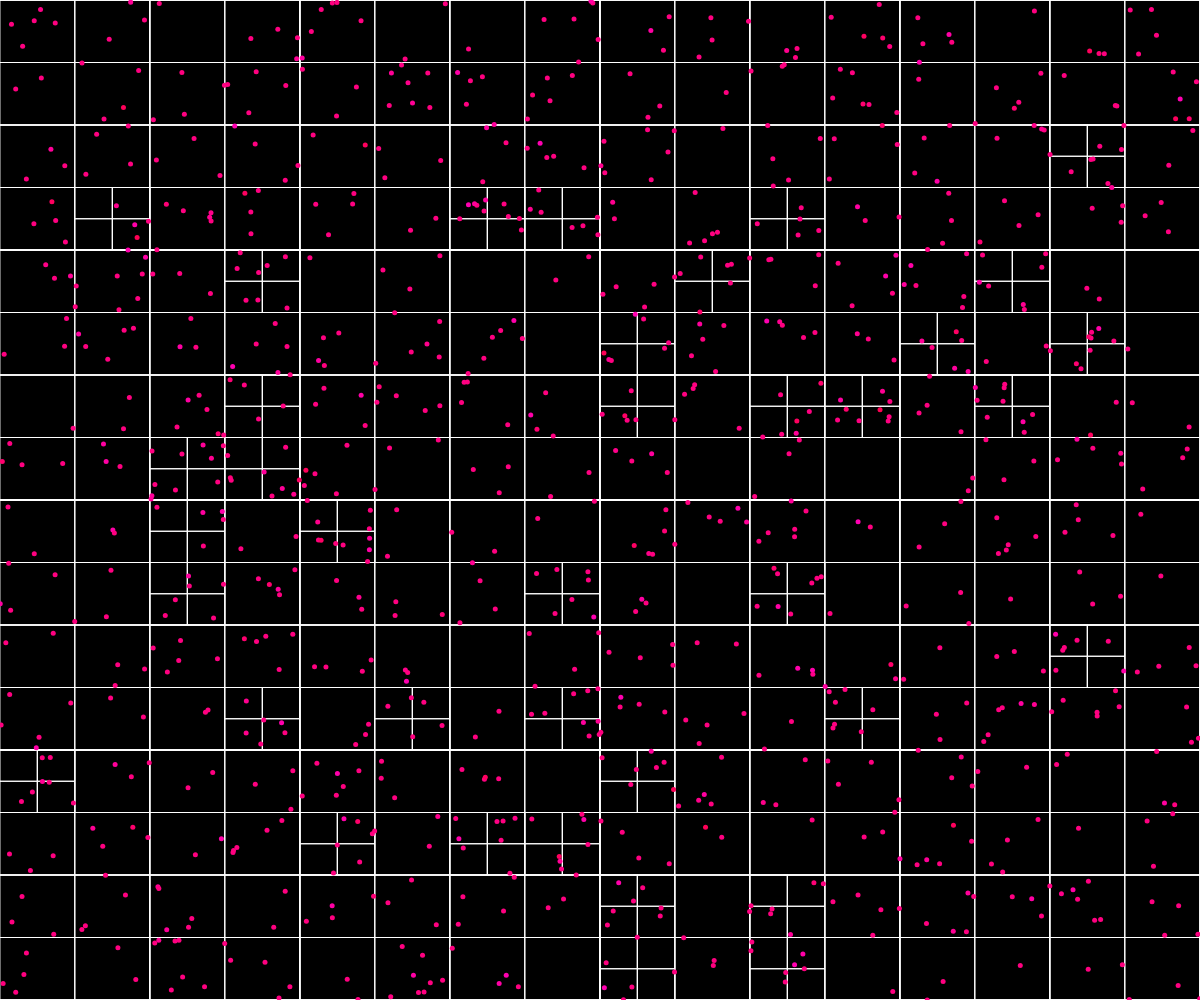
Frame 1 (no input)
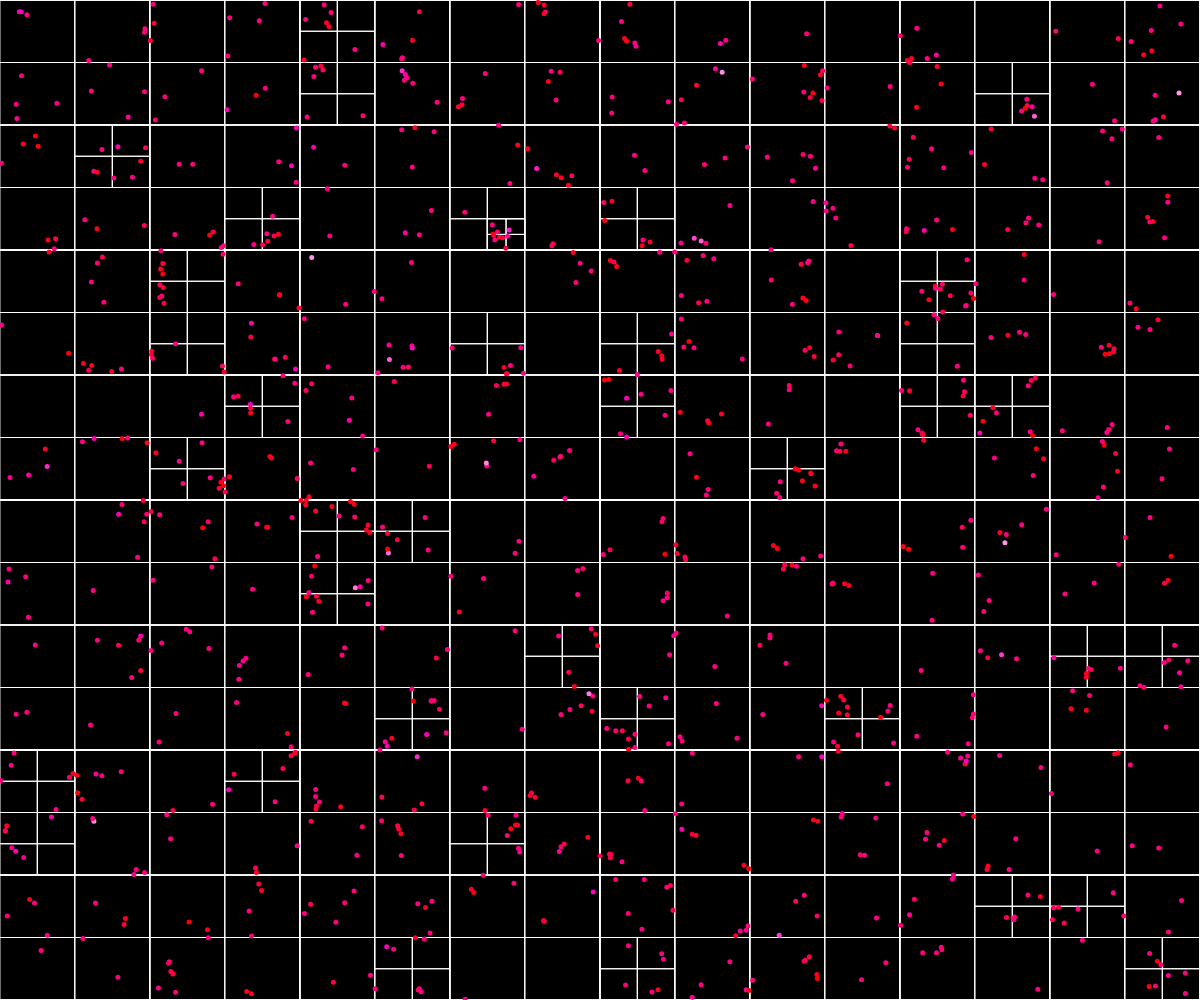
Frame 60 (no input)
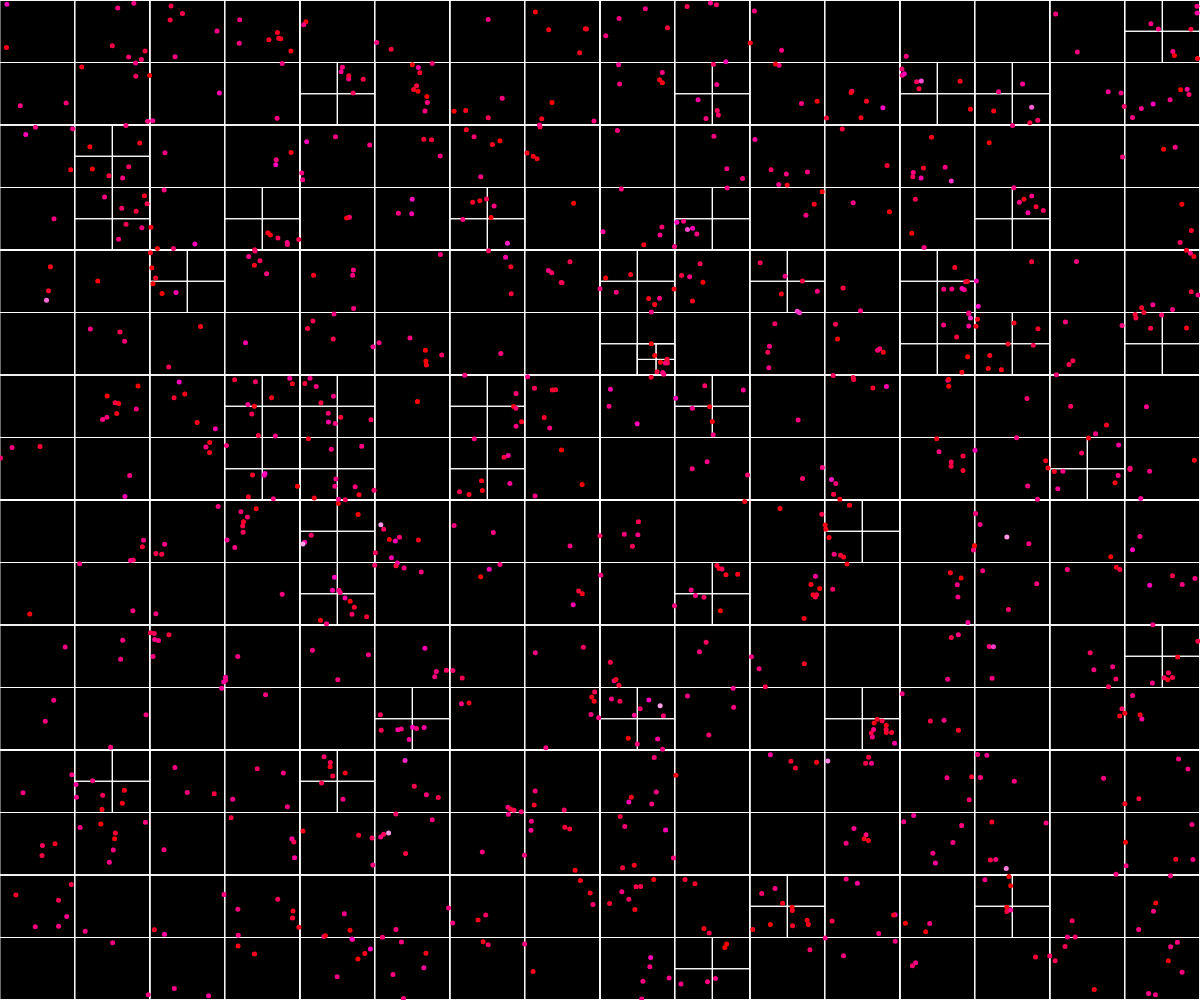
Frame 120 (the mouse pressed at the canvas centre since frame 60)

The p5.js sketch that drew these frames (run headless with seeded random() and noise() and a simulated clock; from frame 60 on, the mouse is pressed at the canvas centre):

// p5.js sketch
// ── sketch.js
let showQuadTree = true;
let circle = false;

let boids = [];
let quadtree;

let fps = 0;

function setup() {
  createCanvas(windowWidth, windowHeight);
  colorMode(RGB);

  for (let i = 0; i < 1000; i++) {
    boids.push(new Boid(
      random(width),
      random(height),
      // random(5, 15),
      5,
    ));
  }

  quadtree = new QuadTree(
    new Boundary(0, 0, width, height),
    4,
  );
}

function keyPressed() {
  switch (key) {
    case 'q':
      showQuadTree = !showQuadTree;
      break;
    case 'c':
      circle = !circle;
      break;
  }
}

function draw() {
  background(0);
  quadtree.rebuild(boids);
  quadtree.show(showQuadTree);

  // if (mouseIsPressed) {
  //   let range = new Boundary(mouseX - 100, mouseY - 100, 200, 200);

  //   if (circle) {
  //     range.circleMode = true;
  //   }

  //   let found = quadtree.query(range);

  //   if (!circle) {
  //     range.show();
  //   } else {
  //     found = found.filter((boid) => {
  //       return boid.position.dist(createVector(mouseX, mouseY)) < 100;
  //     });
  //     noFill();
  //     stroke(255);
  //     strokeWeight(1);
  //     ellipse(mouseX, mouseY, 200, 200);
  //   }

  //   for (let i = 0; i < found.length; i++) {
  //     // stroke(255);
  //     // strokeWeight(1);
  //     // line(mouseX, mouseY, found[i].position.x, found[i].position.y);

  //     let force = p5.Vector.sub(found[i].position, createVector(mouseX, mouseY));

  //     // force.setMag(min(5, 1/sqrt(force.mag())));

  //     found[i].applyForce(force);

  //     found[i].highlight();
  //   }

  // if (frameCount % 20 == 0) {
  //   fps += frameRate();
  //   fps /= 2;
  // }

  // // draw current fps under mouse, centered
  // textSize(48);
  // noStroke();
  // fill(255);
  // text(floor(fps), mouseX - textWidth(floor(fps)) / 2, mouseY + textAscent() / 2);
  // }

  let newBoids = [...boids];
  for (let i = 0; i < newBoids.length; i++) {
    let found = quadtree.query(boids[i].boundary);

    newBoids[i].flock(found);
    newBoids[i].run(found);
    newBoids[i].render();
  }

  boids = newBoids;
}

// ── boid.js
class Boid {
  static ID = 0;

  boundary = null;

  constructor(x, y, mass) {
    this.id = Boid.ID++;

    this.mass = mass;
    this.size = sqrt(mass);
    this.position = createVector(x, y);
    this.velocity = createVector(random(-1, 1), random(-1, 1));
    // this.velocity = createVector(0, 0);
    this.velocity.setMag(0.5);
    this.acceleration = createVector(0, 0);
    this.maxSpeed = 1;
    this.maxForce = 0.1;
    this.damping = 0.005 * mass;
    this.highlighted = false;

    this.updateBoundary();
  }

  highlight() {
    this.highlighted = true;
  }

  run() {
    this.update();
    this.borders();
  }

  updateBoundary() {
    this.boundary = new Boundary(
      this.position.x,
      this.position.y,
      20,
    );
  }

  applyForce(force) {
    this.acceleration.add(force);
  }

  flock(boids) {
    let sep = this.separate(boids);
    let ali = this.align(boids);
    let coh = this.cohesion(boids);

    // sep.mult(1.5);
    // ali.mult(1.0);
    // coh.mult(1.0);

    this.applyForce(sep);
    this.applyForce(ali);
    this.applyForce(coh);
  }

  separate(boids) {
    let sum = createVector(0, 0);
    let count = 0;
    for (let other of boids) {
      let d = p5.Vector.dist(this.position, other.position);
      if (d > 0 && d < this.size * 2) {
        let diff = p5.Vector.sub(this.position, other.position);
        diff.div(d);
        sum.add(diff);
        count++;
      }
    }
    if (count > 0) {
      sum.div(count);
      sum.normalize();
      sum.mult(this.maxSpeed);
      let steer = p5.Vector.sub(sum, this.velocity);
      steer.limit(this.maxForce);
      return steer;
    } else {
      return createVector(0, 0);
    }
  }

  align(boids) {
    let sum = createVector(0, 0);
    let count = 0;
    for (let other of boids) {
      sum.add(other.velocity);
      count++;
    }
    if (count > 0) {
      sum.div(count);
      sum.normalize();
      sum.mult(this.maxSpeed);
      let steer = p5.Vector.sub(sum, this.velocity);
      steer.limit(this.maxForce);
      return steer;
    } else {
      return createVector(0, 0);
    }
  }

  cohesion(boids) {
    let sum = createVector(0, 0);
    let count = 0;
    for (let other of boids) {
      sum.add(other.position);
      count++;
    }
    if (count > 0) {
      sum.div(count);
      return this.seek(sum);
    } else {
      return createVector(0, 0);
    }
  }

  seek(target) {
    let desired = p5.Vector.sub(target, this.position);
    desired.setMag(this.maxSpeed);
    let steer = p5.Vector.sub(desired, this.velocity);
    steer.limit(this.maxForce);
    return steer;
  }

  borders() {
    if (this.position.x - this.size / 2 < -1) this.position.x = width - this.size / 2;
    if (this.position.y - this.size / 2 < -1) this.position.y = height - this.size / 2;
    if (this.position.x > width) this.position.x = this.size / 2;
    if (this.position.y > height) this.position.y = this.size / 2;
  }

  update() {
    this.velocity.add(this.acceleration);
    // this.velocity.mult(1 - this.damping);
    // this.velocity.limit(this.maxSpeed);
    this.position.add(this.velocity);
    this.acceleration.mult(0);
  }

  render() {
    // if (this.highlighted) {
    //   stroke(255, 255, 255);
    // } else {
      mag = this.velocity.mag() / this.maxSpeed * 255;
      stroke(255, 255 - mag * 4, 255 - mag);
    // }

    strokeWeight(this.mass);
    noFill();
    point(this.position.x, this.position.y);

    this.highlighted = false;
  }
}

// ── boundary.js
class Boundary {
  constructor(x, y, w, h) {
    this.x = x;
    this.y = y;
    this.w = w;
    this.h = h ?? w;

    this.highlighted = false;
    this.circleMode = false;
  }

  highlight() {
    this.highlighted = true;
  }

  // Check if the boundary is hit
  check(object) {
    // Check if the object is out of bounds
    if (object.x < this.x || object.x + object.w > this.x + this.w) {
      object.velX = -object.velX;
    }
    if (object.y < this.y || object.y + object.h > this.y + this.h) {
      object.velY = -object.velY;
    }
  }

  // Check if the boundary contains a point
  contains(point) {
    return (point.x > this.x && point.x < this.x + this.w && point.y > this.y && point.y < this.y + this.h);
  }

  // Check if the boundary intersects another boundary
  intersects(range) {
    if (!range.circleMode && !this.circleMode) {
      return (this.x < range.x + range.w && this.x + this.w > range.x && this.y < range.y + range.h && this.y + this.h > range.y);
    } else if (this.circleMode && range.circleMode) {
      return (dist(this.x, this.y, range.x, range.y) < this.w / 2 + range.w / 2);
    } else if (this.circleMode) {
      return range.circleIntersectsWithRect(this);
    } else if (range.circleMode) {
      return this.circleIntersectsWithRect(range);
    }
  }

  // Check if the boundary intersects a circle
  circleIntersectsWithRect(circle) {
    if (this.contains(circle.center())) {
      return true;
    }


  }

  lineIntersectsWithCircle(line, circle) {

  }

  // Show the boundary
  show() {
    stroke(255);
    strokeWeight(1);

    if (this.highlighted) {
      fill(255, 0, 0, 100);
    } else {
      noFill();
    }

    rect(this.x, this.y, this.w, this.h);
  }

  // Get the center of the boundary
  center() {
    return createVector(this.x + this.w / 2, this.y + this.h / 2);
  }

  // Get the corners of the boundary
  getCorners() {
    return [
      createVector(this.x, this.y),
      createVector(this.x + this.w, this.y),
      createVector(this.x, this.y + this.h),
      createVector(this.x + this.w, this.y + this.h),
    ];
  }
}

// ── quadtree.js
class QuadTree {
  constructor(boundary, capacity) {
    this.boundary = boundary;
    this.capacity = capacity;
    this.boids = [];
    this.divided = false;
  }

  insert(boid) {
    if (!this.boundary.contains(boid.position)) {
      return false;
    }

    if (this.boids.length < this.capacity) {
      this.boids.push(boid);
      return true;
    }

    if (!this.divided) {
      this.subdivide();
    }

    if (this.northWest.insert(boid)) {
      return true;
    } else if (this.northEast.insert(boid)) {
      return true;
    } else if (this.southWest.insert(boid)) {
      return true;
    } else if (this.southEast.insert(boid)) {
      return true;
    }

    return false;
  }

  subdivide() {
    const x = this.boundary.x;
    const y = this.boundary.y;
    const w = this.boundary.w / 2;
    const h = this.boundary.h / 2;

    this.northWest = new QuadTree(new Boundary(x, y, w, h), this.capacity);
    this.northEast = new QuadTree(new Boundary(x + w, y, w, h), this.capacity);
    this.southWest = new QuadTree(new Boundary(x, y + h, w, h), this.capacity);
    this.southEast = new QuadTree(new Boundary(x + w, y + h, w, h), this.capacity);

    this.divided = true;
  }

  query(range) {
    let found = [];

    if (!this.boundary.intersects(range)) {
      return found;
    }


    for (let i = 0; i < this.boids.length; i++) {
      if (range.contains(this.boids[i].position)) {
        found.push(this.boids[i]);
      }
    }

    if (this.divided) {
      found = found.concat([
        ...this.northWest.query(range),
        ...this.northEast.query(range),
        ...this.southWest.query(range),
        ...this.southEast.query(range),
      ]);
    }

    // this.boundary.highlight();

    return found;
  }

  clear() {
    this.boids = [];
    this.divided = false;

    this.northWest?.clear();
    this.northEast?.clear();
    this.southWest?.clear();
    this.southEast?.clear();

    this.northWest = null;
    this.northEast = null;
    this.southWest = null;
    this.southEast = null;
  }

  rebuild(boids) {
    this.clear();
    for (let i = 0; i < boids.length; i++) {
      this.insert(boids[i]);
    }
  }

  show(showAll) {
    if (showAll || this.boundary.highlighted) {
      this.boundary.show();
    }

    if (this.divided) {
      this.northWest.show(showAll);
      this.northEast.show(showAll);
      this.southWest.show(showAll);
      this.southEast.show(showAll);
    }
  }
}

// ── style.css
html, body, canvas {
  margin: 0;
  padding: 0;
  border: 0;
  width: 100%;
  height: 100%;
  overflow: hidden;
  background-color: black;
}
